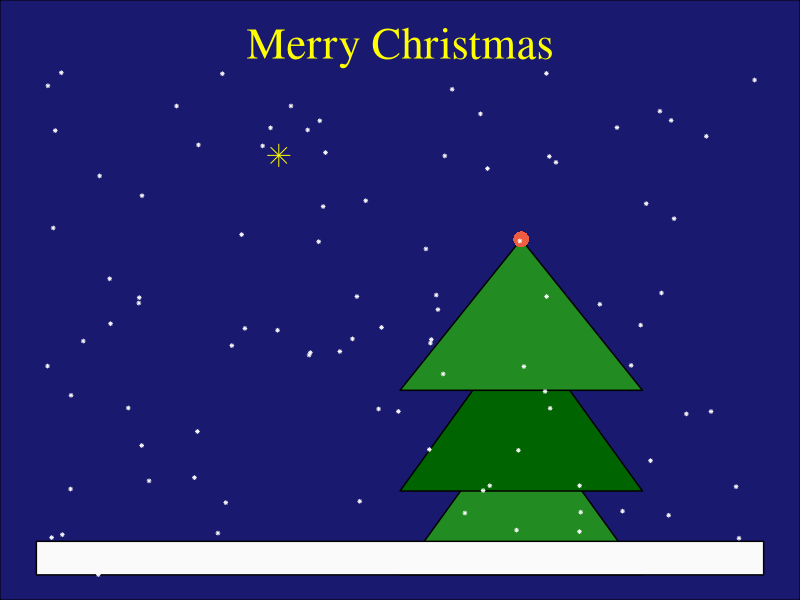

Generate this figure with R:
# Load ggplot2
library(ggplot2)

# Create the tree data (three triangles for the tree and one rectangle for the ground)
tree_data <- data.frame(
  # left point, right point, top point
  x = c(1.5, 2.5, 2, # Bottom 
        1.5, 2.5, 2, # Middle
        1.5, 2.5, 2, # Top 
        0, 0, 3, 3 # Ground 
      ),
  y = c(0, 0, 1,       # Bottom 
        0.5, 0.5, 1.5, # Middle
        1.1, 1.1, 2, # Top 
        0, 0.2, 0.2, 0 # Ground 
        ),
  group = c(1, 1, 1, # Bottom
            2, 2, 2, # Middle
            3, 3, 3,  # Top
            4, 4, 4, 4  # Group for Ground
            )  
)

# https://realworlddatascience.net/ideas/tutorials/posts/2023/12/12/xmas-cards.html
set.seed(20241225)
n <- 100


# generates n random numbers drawn from a uniform distribution with a minimum value of 0 and a maximum value of 3
snowflakes <- data.frame(
  x = runif(n, 0, 3),
  y = runif(n, 0, 3)
)


# Plot the triangles
ggplot(tree_data, aes(x = x, y = y, group = group)) +
  
  geom_polygon(aes(fill = factor(group)), color = "black") +  # Fill and outline color
  scale_fill_manual(values = c("forestgreen", "darkgreen", "forestgreen", "grey98")) +
  
  # Add a star
  geom_point(data = data.frame(
                    x = 1,
                    y = 2.5
                  ), 
    aes(x = x, y = y), 
    shape = 8, 
    color = "yellow", 
    size = 5,
    inherit.aes = FALSE) +
  
  
  # Add a bauble at the top
  geom_point(data = data.frame(
                    x = 2,
                    y = 2
                  ),
    aes(x = x, y = y), 
    shape = 16, 
    color = "tomato2", 
    size = 5,
    inherit.aes = FALSE) +
  
  # Add snowflakes
  geom_point(
    data = snowflakes,
    mapping = aes(
      x = x,
      y = y
    ),
    colour = "grey98",
    size = 0.6,
    pch = 8,
    inherit.aes = FALSE
  ) +
  
  # 
  theme_void() +
  theme(
    legend.position = "none",
    plot.background = element_rect(
      fill = "midnightblue"
    ),
    plot.title = element_text(color = "yellow", size = 32, hjust = 0.5, vjust = -1, family = "serif")
  ) +
  labs(
    title = "Merry Christmas"
  )

